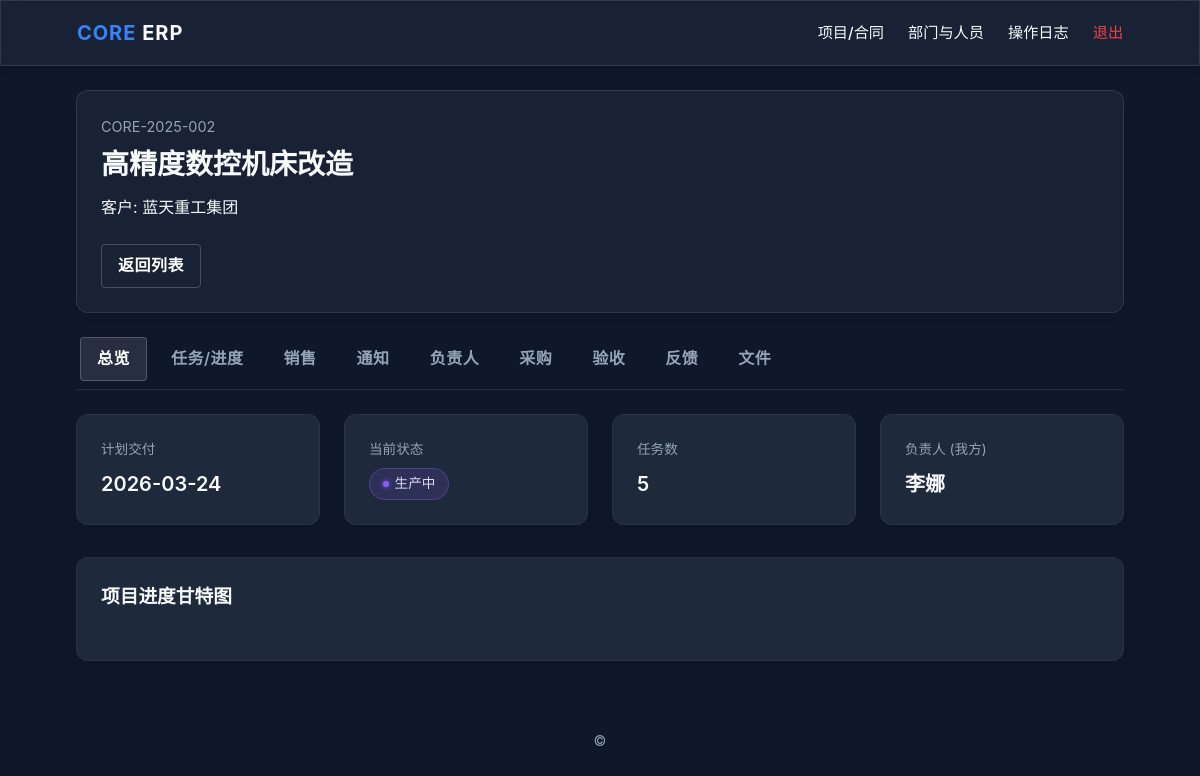
The app's page /contracts/2/overview (signed in) with its own data.
### core/models.py (models this page shows)
class Contract(db.Model):
    __tablename__ = 'contracts'
    id = db.Column(db.Integer, primary_key=True)
    company_id = db.Column(db.Integer, db.ForeignKey('companies.id'), nullable=False)
    company = db.relationship('Company', back_populates='contracts')
    project_code = db.Column(db.String(50), nullable=False, unique=True)
    contract_number = db.Column(db.String(50), nullable=False)
    name = db.Column(db.String(200), nullable=False)
    planned_delivery_date = db.Column(db.Date, nullable=True)
    client_manager = db.Column(db.String(100))
    client_contact = db.Column(db.String(200))
    our_manager = db.Column(db.String(100))
    status = db.Column(db.String(50), default='新建')
    status_note = db.Column(db.String(500), nullable=True)  # 手工状态备注
    created_at = db.Column(db.DateTime, default=datetime.utcnow)
    created_by_id = db.Column(db.Integer, db.ForeignKey('users.id'))
    created_by = db.relationship('User', backref='contracts')

class Company(db.Model):
    __tablename__ = 'companies'
    id = db.Column(db.Integer, primary_key=True)
    name = db.Column(db.String(200), nullable=False)
    created_at = db.Column(db.DateTime, default=datetime.utcnow)
    contracts = db.relationship('Contract', back_populates='company')

### core/contracts.py (the view)
@contracts_bp.route('/<int:contract_id>/overview')
@login_required
def contract_overview(contract_id):
    user_id = session.get('user_id')
    user = User.query.get(user_id) if user_id else None
    contract = Contract.query.get_or_404(contract_id)
    leaders = (
        ProjectDepartmentLeader.query
        .filter_by(contract_id=contract.id)
        .order_by(ProjectDepartmentLeader.id.asc())
        .all()
    )
    sales = SalesInfo.query.filter_by(contract_id=contract.id).first()
    status_text, status_level = get_contract_status(contract)
    acc_service = AcceptanceService(db)
    fb_service = FeedbackService(db)
    acc_summary = acc_service.get_summary_for_contract(contract)
    fb_summary = fb_service.get_summary_for_contract(contract)
    tasks_count = Task.query.filter_by(contract_id=contract.id).count()
    proc_count = ProcurementItem.query.filter_by(contract_id=contract.id).count()
    acc_count = Acceptance.query.filter_by(contract_id=contract.id).count()
    fb_count = Feedback.query.filter_by(contract_id=contract.id).count()
    files_count = ProjectFile.query.filter_by(contract_id=contract.id, is_deleted=False).count()
    tasks_all = Task.query.filter_by(contract_id=contract.id).order_by(Task.start_date.asc()).all()
    gantt_tasks = []
    for t in tasks_all:
        if t.start_date and t.end_date:
            gantt_tasks.append({
                "id": str(t.id),
                "name": t.title,
                "start": t.start_date.isoformat(),
                "end": t.end_date.isoformat(),
                "progress": 100 if t.status == '已完成' else (50 if t.status == '进行中' else 0),
                "dependencies": ""
            })
    return render_template(
        'contracts/overview.html',
        user=user,
        contract=contract,
        leaders=leaders,
        sales=sales,
        stats=dict(
            tasks=tasks_count,
            proc=proc_count,
            acc=acc_count,
            fb=fb_count,
            files=files_count,
        ),
        status_text=status_text,
        status_level=status_level,
        acc_summary=acc_summary,
        fb_summary=fb_summary,
        gantt_tasks=gantt_tasks
    )

### core/contracts.py (called while the page is built, shortened)
def get_contract_status(contract: Contract):
    cid = contract.id
    has_tasks = Task.query.filter_by(contract_id=cid).count() > 0
    acceptances = Acceptance.query.filter_by(contract_id=cid).all()
    has_acceptance = len(acceptances) > 0
    has_unresolved_feedback = Feedback.query.filter_by(
        contract_id=cid,
        is_resolved=False
    ).count() > 0
    if not has_tasks and not has_acceptance:
        return "未启动", "unstarted"
    if has_tasks and not has_acceptance:
        return "生产中", "production"

def login_required(view):
    @wraps(view)
    def wrapped_view(**kwargs):
        if 'user_id' not in session:
            flash('请先登录')
            return redirect(url_for('auth.login'))
        return view(**kwargs)
    return wrapped_view

### core/services/acceptance_service.py (called while the page is built)
    def get_summary_for_contract(self, contract: Contract) -> Dict[str, Any]:
        q = Acceptance.query.filter_by(contract_id=contract.id)
        records = q.all()
        total = len(records)
        passed = sum(1 for a in records if a.status == "通过")
        not_passed = total - passed
        return {
            "total": total,
            "passed": passed,
            "not_passed": not_passed,
        }

### core/services/common_utils.py (called while the page is built)
    def get_runtime_headers(self):
        payload = f"Powered by {self._sys_id}".encode()
        encoded_sig = base64.b64encode(payload).decode()
        return {
            "X-Runtime-ID": self._env_hash,                # Formerly X-System-Integrity
            "X-Content-Hash": encoded_sig                  # Formerly X-Engine-Signature
        }

    def inject_runtime_metadata(self, context=None):
        if context is None:
            context = {}
        context['__build_ref__'] = f"bld-{self._env_hash}"
        context['__maintainer_ref__'] = self._sys_id
        return context

### core/services/feedback_service.py (called while the page is built)
    def get_summary_for_contract(self, contract: Contract) -> Dict[str, Any]:
        q = Feedback.query.filter_by(contract_id=contract.id)
        records = q.all()
        total = len(records)
        unresolved = sum(1 for fb in records if not getattr(fb, "is_resolved", False))
        resolved = total - unresolved
        return {
            "total": total,
            "resolved": resolved,
            "unresolved": unresolved,
        }

### core/templates/contracts/overview.html (shortened to what this page needs)
{% extends 'base.html' %}
{% block content %}
<div class="glass-panel" style="padding: 24px; border-radius: 12px; margin-bottom: 24px;">
    <div style="display: flex; justify-content: space-between; align-items: flex-start; margin-bottom: 24px;">
        <div>
            <div style="font-size: 0.9rem; color: var(--color-text-sub); margin-bottom: 4px;">{{ contract.project_code }}</div>
            <h1 style="margin: 0; font-size: 1.75rem; font-weight: 700;">{{ contract.name }}</h1>
            <div style="margin-top: 8px; color: var(--color-text-main);">
                客户: {{ contract.company.name if contract.company else '-' }}
            </div>
        </div>
        </div>
        <div>
            <a href="{{ url_for('contracts.list_contracts') }}" class="btn-industrial" style="background: transparent; border: 1px solid rgba(255,255,255,0.2);">返回列表</a>
        </div>
    </div>
    <div style="display: flex; gap: 8px; margin-bottom: 24px; overflow-x: auto; padding: 12px 4px 8px 4px; border-bottom: 1px solid rgba(255,255,255,0.1); position: relative; z-index: 5; margin-top: -12px;">
        <a href="{{ url_for('contracts.contract_overview', contract_id=contract.id) }}" class="btn-industrial" style="background: rgba(255,255,255,0.1); border: 1px solid rgba(255,255,255,0.2);">总览</a>
        <a href="{{ url_for('contracts.manage_tasks', contract_id=contract.id) }}" class="btn-industrial" style="background: transparent; border: none; color: var(--color-text-sub);">任务/进度</a>
        <a href="{{ url_for('contracts.manage_sales', contract_id=contract.id) }}" class="btn-industrial" style="background: transparent; border: none; color: var(--color-text-sub);">销售</a>
        <a href="{{ url_for('contracts.notify_contract', contract_id=contract.id) }}" class="btn-industrial" style="background: transparent; border: none; color: var(--color-text-sub);">通知</a>
        <a href="{{ url_for('contracts.manage_leaders', contract_id=contract.id) }}" class="btn-industrial" style="background: transparent; border: none; color: var(--color-text-sub);">负责人</a>
        <a href="{{ url_for('contracts.manage_procurements', contract_id=contract.id) }}" class="btn-industrial" style="background: transparent; border: none; color: var(--color-text-sub);">采购</a>
        <a href="{{ url_for('contracts.manage_acceptances', contract_id=contract.id) }}" class="btn-industrial" style="background: transparent; border: none; color: var(--color-text-sub);">验收</a>
        <a href="{{ url_for('contracts.manage_feedbacks', contract_id=contract.id) }}" class="btn-industrial" style="background: transparent; border: none; color: var(--color-text-sub);">反馈</a>
        <a href="{{ url_for('contracts.manage_files', contract_id=contract.id) }}" class="btn-industrial" style="background: transparent; border: none; color: var(--color-text-sub);">文件</a>
    </div>
    <div class="bento-grid" style="grid-template-columns: repeat(4, 1fr); margin-bottom: 32px;">
        <div class="bento-item card">
            <div style="color: var(--color-text-sub); font-size: 0.85rem;">计划交付</div>
            <div style="font-size: 1.25rem; font-weight: 600; margin-top: 8px;">
                {{ contract.planned_delivery_date.strftime('%Y-%m-%d') if contract.planned_delivery_date else '未设定' }}
            </div>
        </div>
        <div class="bento-item card">
            <div style="color: var(--color-text-sub); font-size: 0.85rem;">当前状态</div>
            <div style="margin-top: 8px;">
                 <span class="status-badge {{ status_level }}">{{ status_text or '进行中' }}</span>
            </div>
        </div>
        <div class="bento-item card">
             <div style="color: var(--color-text-sub); font-size: 0.85rem;">任务数</div>
             <div style="font-size: 1.25rem; font-weight: 600; margin-top: 8px;">{{ gantt_tasks|length }}</div>
        </div>
        <div class="bento-item card">
             <div style="color: var(--color-text-sub); font-size: 0.85rem;">负责人 (我方)</div>
             <div style="font-size: 1.25rem; font-weight: 600; margin-top: 8px;">{{ contract.our_manager or '-' }}</div>
        </div>
    </div>
    <div class="card" style="padding: 24px;">
        <h3 style="margin: 0 0 24px 0;">项目进度甘特图</h3>
    </div>
<link rel="stylesheet" href="https://cdn.jsdelivr.net/npm/frappe-gantt@0.6.1/dist/frappe-gantt.min.css">
{% endblock %}

### core/static/css/theme.css (style rules this page uses)
:root { --color-bg-deep: #0f172a; --color-surface: #1e293b; --color-primary: #3b82f6; --color-accent: #10b981; --color-warning: #f59e0b; --color-danger: #ef4444; --color-text-main: #f8fafc; --color-text-sub: #94a3b8; --spacing-unit: 8px; --border-radius-card: 12px; --glass-blur: 12px; }
*, *::before, *::after { box-sizing: border-box; }
body { background-color: var(--color-bg-deep); color: var(--color-text-main); color-scheme: dark; font-family: "Inter", system-ui, -apple-system, BlinkMacSystemFont, "Segoe UI", Roboto, Helvetica, Arial, sans-serif; margin: 0; padding: 0; line-height: 1.6; -webkit-font-smoothing: antialiased; min-height: 100vh; display: flex; flex-direction: column; }

### core/static/css/components.css (style rules this page uses)
.glass-panel { backdrop-filter: blur(var(--glass-blur)); -webkit-backdrop-filter: blur(var(--glass-blur)); background: rgba(30, 41, 59, 0.7); border: 1px solid rgba(255, 255, 255, 0.1); box-shadow: 0 4px 6px -1px rgba(0, 0, 0, 0.1), 0 2px 4px -1px rgba(0, 0, 0, 0.06); }
.card { background-color: var(--color-surface); border-radius: var(--border-radius-card); padding: calc(var(--spacing-unit) * 3); box-shadow: 0 4px 6px -1px rgba(0, 0, 0, 0.1); border: 1px solid rgba(255, 255, 255, 0.05); }
.btn-industrial { background-color: var(--color-primary); color: #fff; padding: var(--spacing-unit) calc(var(--spacing-unit) * 2); border-radius: 4px; border: none; font-weight: 600; cursor: pointer; transition: all 0.2s ease; text-transform: uppercase; letter-spacing: 0.5px; display: inline-flex; align-items: center; justify-content: center; text-decoration: none; }
.status-badge { display: inline-flex; align-items: center; justify-content: center; padding: 4px 12px; border-radius: 9999px; font-size: 0.85rem; font-weight: 500; background-color: rgba(255, 255, 255, 0.05); border: 1px solid rgba(255, 255, 255, 0.1); color: var(--color-text-main); white-space: nowrap; min-width: 80px; }
.status-badge::before { content: ''; display: inline-block; width: 6px; height: 6px; border-radius: 50%; margin-right: 6px; background-color: var(--color-text-sub); }
.status-badge.production { background-color: rgba(139, 92, 246, 0.15); border-color: rgba(139, 92, 246, 0.3); color: #ddd6fe; }
.status-badge.production::before { background-color: #8b5cf6; box-shadow: 0 0 5px #8b5cf6; }
.bento-grid { display: grid; grid-template-columns: repeat(1, 1fr); gap: 24px; width: 100%; }
@media (min-width: 768px) { .bento-grid { grid-template-columns: repeat(2, 1fr); } }
@media (min-width: 1200px) { .bento-grid { grid-template-columns: repeat(4, 1fr); } }
.bento-item { display: flex; flex-direction: column; position: relative; overflow: hidden; }

### records on screen
Contract: project_code "CORE-2025-002", name "高精度数控机床改造", planned_delivery_date "2026-03-24", our_manager "李娜"
Company: company "蓝天重工集团"

### other values on screen
{{ status_text or '进行中' }} "生产中"
{{ gantt_tasks|length }} "5"
